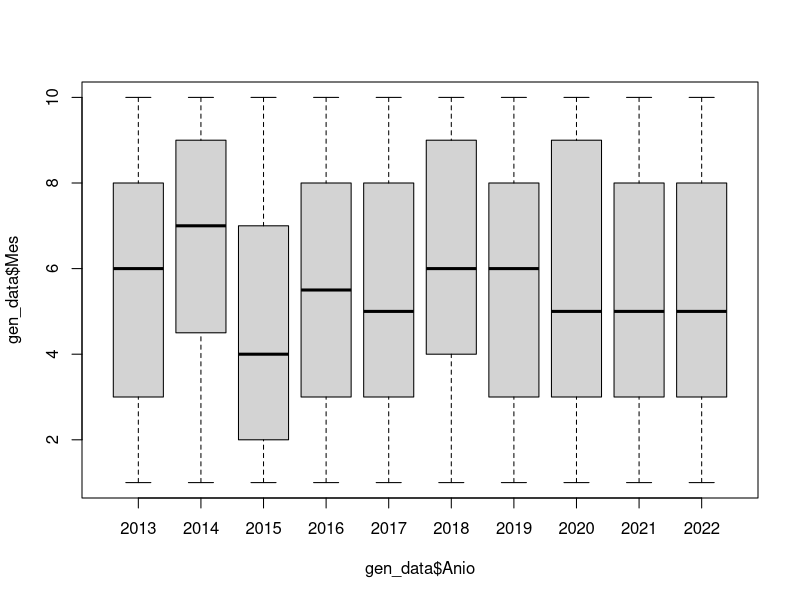
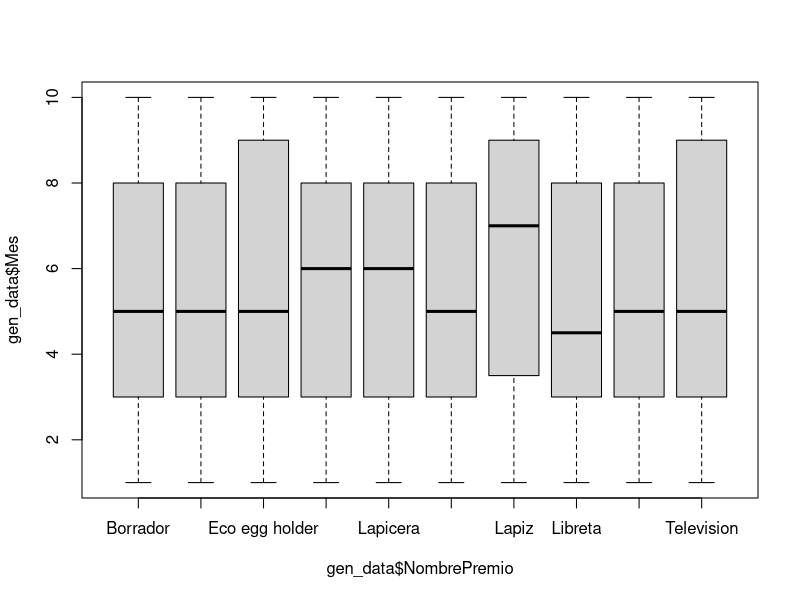
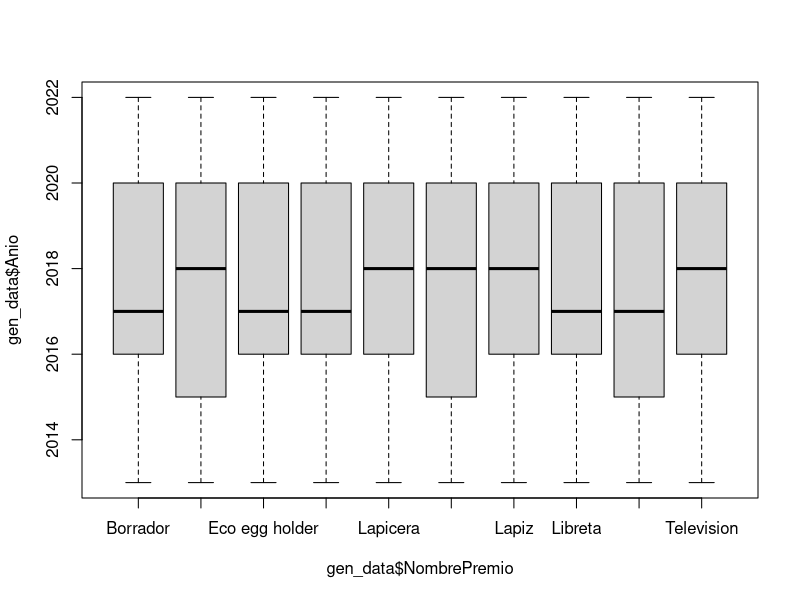

These figures' R source, in order: (Note: this script raises an error after producing the figures.)
pre_data <- data.frame(
  key = 1:10,
  NombrePremio = c("Lapiz", "Borrador", "Lapicera", "Jarra", "Telefono", "Lapicero", "Libreta", "Colores", "Eco egg holder", "Television"),
  Valor = c(10, 20, 50, 120, 125, 175, 210, 350, 12, 129),
  Mes = c(1, 2, 3, 4, 5, 6, 7, 8, 9, 10),
  Anio = c(2013, 2014, 2015, 2016, 2017, 2018, 2019, 2020, 2021, 2022)
)

gen_data <- function(no_of_recs) {
  
  NombrePremio = sample(pre_data$NombrePremio, no_of_recs, replace = T)
  Valor = sample(pre_data$Valor, no_of_recs, replace = T)
  Mes = sample(pre_data$Mes, no_of_recs, replace = T)
  Anio = sample(pre_data$Anio, no_of_recs, replace = T)
  
  dataValors <- data.frame(
    NombrePremio = NombrePremio,
    Valor = Valor,
    Mes = Mes,
    Anio = Anio
  )
  
  return(dataValors)
}

gen_data <- gen_data(500)

head(gen_data, n = 5)

tail(gen_data, n = 5)

str(gen_data)

library(psych)

describe(gen_data)

summary(gen_data)

boxplot(gen_data$Mes~gen_data$Anio, data = gen_data)

boxplot(gen_data$Mes~gen_data$NombrePremio, data = gen_data)

boxplot(gen_data$Anio~gen_data$NombrePremio, data = gen_data)

library(corrplot)

M = cor(gen_data)

corrplot(M, method = 'number')
corrplot(M, method = 'pie')
corrplot(M, method = 'shade')
